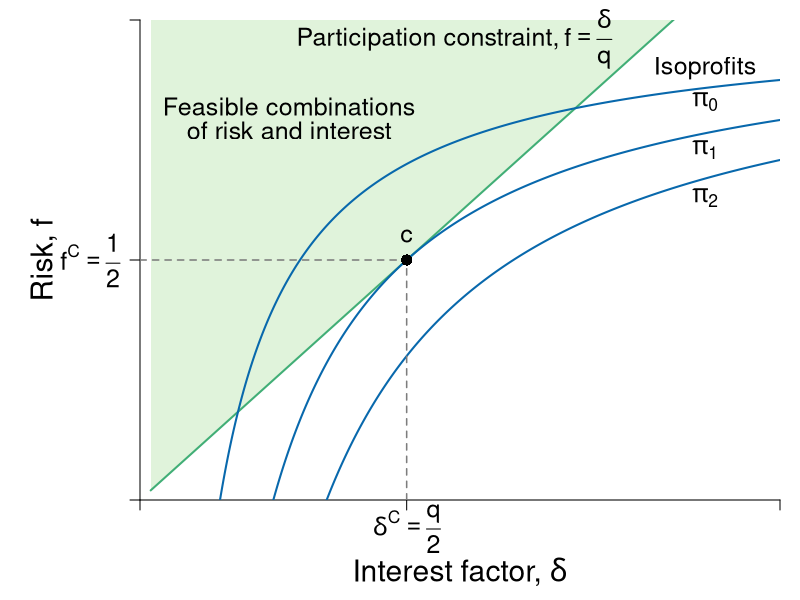

This chart was generated by the following R code:
#Graph Designer: Simon Halliday, Scott Cohn
#Authors: Bowles, Foley and Halliday
#Title: Coordination, Conflict and Competition: A Text in Microeconomics

library(shape)
pdf(file = "credit/contractual_risk.pdf", width = 8, height = 6)

#Set parameters for graphics
axislabelsize <- 1.8
labelsize <- 1.5
namesize <- 1.8
annotatesize <- 1.5
graphlinewidth <- 2
segmentlinewidth <- 1.5

COL <- c("#7fc97f", "#beaed4", "#fdc086", "#ffff99", "#386cb0", "#f0027f", "#bf5b17", "#666666")
COLA <- c("#e0f3db", "#99d8c9","#66c2a4","#41ae76", "#238b45", "#005824")
COLB <- c("#c6dbef", "#4eb3d3", "#2b8cbe", "#0868ac","#084081")
COLC <- c("#fcfbfd", "#efedf5", "#dadaeb", "#bcbddc", "#9e9ac8", "#807dba", "#6a51a3", "#54278f", "#3f007d")
grays <- gray.colors(25, start = 1, end = 0)

#Edited the margins to cater for the larger LHS labels
par(mar =  c(5, 7, 1, 1))

PCFn <- function(delta, q = 0.5) {
  delta/q
}

isoreturnFn <- function(delta, pi=0.125) {
  1 - (pi)/delta
}

xlims <- c(0, 0.6)
ylims <- c(0, 1)

npts <- 501 
x <- seq(xlims[1], xlims[2], length.out = npts)
y <- seq(ylims[1], ylims[2], length.out = npts) 
a <- c(2, 4, 6)

plot(0, 0, xlim = xlims, ylim = ylims, type = "n",
     xlab = expression(paste("")),
     ylab = expression(paste("")), 
     xaxt = "n", 
     yaxt = "n", 
     cex.lab = axislabelsize, 
     bty = "n", 
     xaxs = "i", 
     yaxs = "i"
)


ticksy <- c(ylims[1], isoreturnFn(delta= 0.25), ylims[2])
ylabels <- c(NA, expression(paste(f^C, phantom()==frac(1,2))), NA)
ticksx <- c(xlims[1], 0.25, xlims[2])
xlabels <- c(NA, NA, NA)
text(0.25, -0.06, expression(paste(delta^C, phantom()==frac(q, 2))), xpd = TRUE, cex = labelsize) 


axis(1, at = ticksx, pos = 0, labels = xlabels, cex.axis = labelsize)
axis(2, at = ticksy, pos = 0, labels = ylabels, las = 1, cex.axis = labelsize)

npts <- 500 
xx1 <- seq(0.01, xlims[2], length.out = npts)
xx2 <- seq(0, xlims[2], length.out = npts)
xx3 <- seq(1.5, 2.5, length.out = npts)
xx4 <- seq(3, 5, length.out = npts)
xx5 <- seq(7, 9, length.out = npts)



#Draw the polygon for feasibility
xpoly1 <- c(0.01, xx1, 0.01, 0.01)
ypoly1 <- c(0.01, PCFn(xx1), ylims[2], 0.01)
polygon(x = xpoly1, y = ypoly1, col = COLA[1], density = NULL, border = NA)


#Draw the graphs
lines(xx1, PCFn(xx1), col = COLA[4], lwd = graphlinewidth)
lines(xx1, isoreturnFn(xx1), col = COLB[4], lwd = graphlinewidth)
lines(xx1, isoreturnFn(xx1, pi = 0.075), col = COLB[4], lwd = graphlinewidth)
lines(xx1, isoreturnFn(xx1, pi = 0.175), col = COLB[4], lwd = graphlinewidth)


#Label the feasible frontier
text(0.14, 0.82, expression("Feasible combinations"), cex = labelsize)
text(0.14, 0.77,  expression("of risk and interest"), cex = labelsize)
# text(3.2, 0.5, expression("(production possibilities frontier)"), cex = labelsize)
# Arrows(4.35, 0.95, 8.1, 0.95, col = "black", lty = 1, lwd = 2, arr.type = "triangle", arr.lwd = 0.5)

#Axis labels
#mtext(expression(paste("Interest factor, ", delta)), side = 1, line = 2.5, cex = axislabelsize)
text(-0.09, 0.5*(ylims[2]), expression(paste("Risk, ", f)), xpd = TRUE, cex = axislabelsize, srt = 90) 
text(0.5*(xlims[2]), -0.15, expression(paste("Interest factor, ", delta)), xpd = TRUE, cex = axislabelsize) 



#Label participation constraint
text(0.27, 0.96, expression(paste("Participation constraint,")), cex = labelsize)
text(0.42, 0.96, expression(paste(f == frac(delta, q))), cex = labelsize, xpd = TRUE)

#Label Iso-profit
text(0.53, 0.9, expression(paste("Isoprofits")), cex = labelsize)
text(0.53, 0.83, expression(paste(pi[0])), cex = labelsize)
text(0.53, 0.73, expression(paste(pi[1])), cex = labelsize)
text(0.53, 0.63, expression(paste(pi[2])), cex = labelsize)

segments(0, isoreturnFn(0.25), 0.25, isoreturnFn(0.25), lty = 2, col = grays[20] , lwd = segmentlinewidth)
segments(0.25, 0, 0.25, isoreturnFn(0.25), lty = 2, col = grays[20] , lwd = segmentlinewidth)
text(0.25, isoreturnFn(0.25) + 0.05, expression(paste(c)), cex = labelsize)
points(0.25, isoreturnFn(0.25), pch = 16, col = "black", cex = 1.5)



dev.off()
